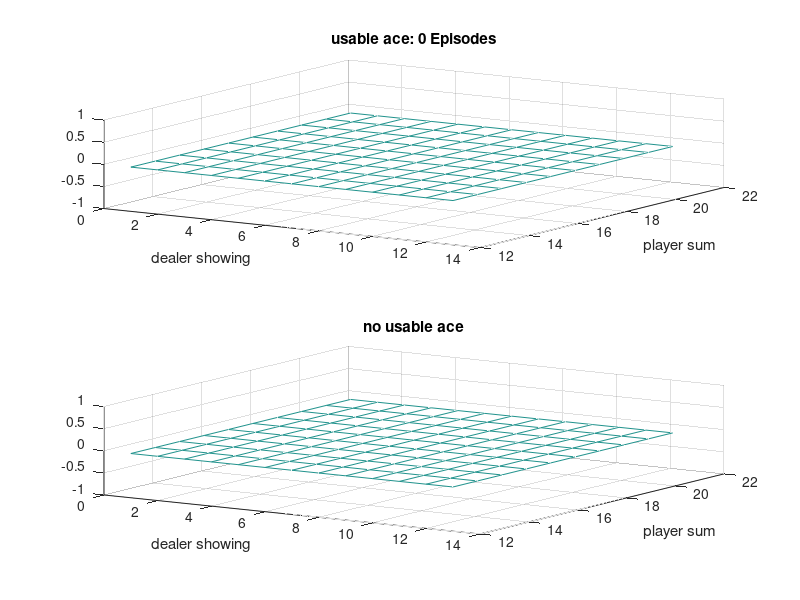
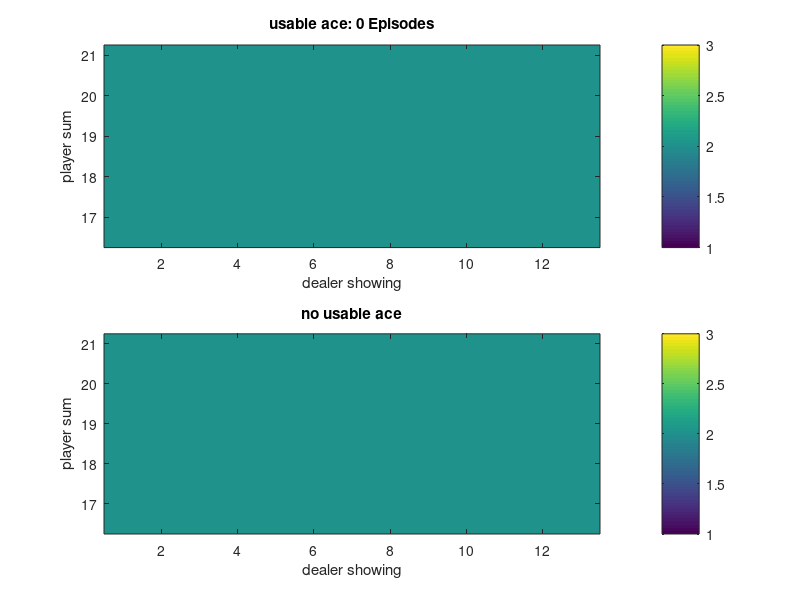

The MATLAB source for these figures, in order: (Note: this script raises an error after producing the figures.)
clear
clc

%% Blackjack Game Play

TOTAL_GAMES = 5e7;

% states
player_possible_sum = 12:21;
dealer_showing_card = 1:13;
ace_status = [1 2]; %["not usable","usable"];

% actions
player_actions = ["stick","hit"];

rand('seed',0);
randn('seed',0);

%% Monte Carlo Exploring Starts Method 

% Initialization

% Monte Carlo ES parameters

% our initial policy is to always hit "2"
Pi = 2*ones(length(player_possible_sum), length(dealer_showing_card), length(ace_status)); 

Q = zeros(length(player_possible_sum), length(dealer_showing_card), length(ace_status), length(player_actions));
V = zeros(length(player_possible_sum), length(dealer_showing_card), length(ace_status));

Returns = zeros(length(player_possible_sum), length(dealer_showing_card), length(ace_status), length(player_actions));
Counts = zeros(length(player_possible_sum), length(dealer_showing_card), length(ace_status), length(player_actions));
Q_matrix_size = [length(player_possible_sum), length(dealer_showing_card), length(ace_status), length(player_actions)];
state_matrix_size = [length(player_possible_sum), length(dealer_showing_card), length(ace_status)];

%% Computation

V_non_usable_ace = V(:,:,1);
V_usable_ace = V(:,:,2);

Pi_non_usable_ace = flip(Pi(:,:,1));
Pi_usable_ace = flip(Pi(:,:,2));
str = sprintf("usable ace: %d Episodes",0);

figure(1)
subplot(2,1,1);
v_ace = mesh(dealer_showing_card,player_possible_sum,V_usable_ace);
xlabel( 'dealer showing' ); ylabel( 'player sum' ); axis xy; view([33,39]);
v_title = title( str );
subplot(2,1,2);
v_non_ace = mesh(dealer_showing_card,player_possible_sum,V_non_usable_ace);
xlabel( 'dealer showing' ); ylabel( 'player sum' ); axis xy; view([33,39]);
title( 'no usable ace' );

figure(2)
subplot(2,1,1);
pi_ace = imagesc(dealer_showing_card,player_possible_sum,Pi_usable_ace); colorbar;
yticklabels(fliplr(player_possible_sum));
xlabel( 'dealer showing' ); ylabel( 'player sum' )
pi_title = title( str );
subplot(2,1,2);
pi_non_ace = imagesc(dealer_showing_card,player_possible_sum,Pi_non_usable_ace);  colorbar;
yticklabels(fliplr(player_possible_sum));
xlabel( 'dealer showing' ); ylabel( 'player sum' )
title( 'no usable ace' );

step_for_display = 10000;
count_for_display = 0;
for game_num = 0:TOTAL_GAMES
    
    % initialize deck per game
    deck = shuffle_cards();
    
    % player gets first two cards  
    player_cards = deck(1:2);
    [player_value, usable_ace] = hands_value(player_cards);
    deck(1:2) = []; % remove cards from deck
    
    % dealer gets two cards
    dealer_cards = deck(1:2);
    dealer_value = hands_value(dealer_cards);
    dealer_showing = dealer_cards(1);
    deck(1:2) = []; % remove cards from deck
    
    % player with less than 12 always hits
    while player_value < 12
        player_cards(end + 1) = deck(1); % hit
        deck(1) = []; % remove card from deck
        [player_value, usable_ace] = hands_value(player_cards);
    end
    
    % state depends on current player sum, dealer show card, usable ace
    state_visits = []; % start with empty history
    state_visits(1,:) = [player_value, dealer_showing, usable_ace];
    
    % action picked at visited state
    action_taken = []; % start with empty string array
   
    % EXPLORING START
    action_taken(1,:) = randi([1 2]);
    
    while (action_taken(end) == 2 && player_value < 22)
        
        % take next card
        player_cards(end + 1) = deck(1);
        deck(1) = [];
        player_value = hands_value(player_cards);
        state_visits(end+1,:) = [player_value, dealer_showing, usable_ace];
        
        if player_value <= 21
            action_taken(end+1,:) = Pi(player_value - 11, dealer_showing, usable_ace);
        else
            action_taken(end+1,:) = 1;
            break
        end
%         
%         if player_value > 19
%             action_taken(end+1,:) = 1; % player will stick only at 20 and 21
%         else
%             action_taken(end+1,:) = Pi(player_value - 11, dealer_showing, usable_ace);
%         end
        
    end
    
    % policy at dealer (hit until hand value is 17)
    
    while (dealer_value < 17)
        dealer_cards(end + 1) = deck(1);
        deck(1) = [];
        dealer_value = hands_value(dealer_cards);
    end
    
    % calculate rewards
    reward = calculate_reward(player_value,dealer_value);
    
    n_state_visited = size(state_visits,1);
    
    % policy evaluation
    for si = 1:n_state_visited
        
        % get state and action
        player_value_at_state = state_visits(si,1);
        dealer_showing_at_state = state_visits(si,2);
        usable_ace_at_state = state_visits(si,3);
        action_taken_at_state = action_taken(si);
        
        if player_value_at_state >= 12 && player_value_at_state <= 21
            
            % state-action evaluation
            state_action_value_index = sub2ind(Q_matrix_size,...
                                  player_value_at_state - 11,...
                                  dealer_showing_at_state,...
                                  usable_ace_at_state,...
                                  action_taken_at_state);
           
            Counts(state_action_value_index) = Counts(state_action_value_index) + 1;
            Returns(state_action_value_index) = Returns(state_action_value_index) + reward;
            Q(state_action_value_index) = Returns(state_action_value_index)./Counts(state_action_value_index);
            
            
            % policy improvement
            [Q_at_greedy_action, greedy_action] = max(Q(player_value_at_state-11,dealer_showing_at_state,usable_ace_at_state,:));
            
            policy_index = sub2ind(state_matrix_size,...
                               player_value_at_state - 11,...
                               dealer_showing_at_state,...
                               usable_ace_at_state);
            
            Pi(policy_index) = greedy_action;          
            
            % state value evaluation
            state_index = sub2ind(state_matrix_size,...
                               player_value_at_state - 11,...
                               dealer_showing_at_state,...
                               usable_ace_at_state);
           
            V(state_index) = Q_at_greedy_action;
        end
        
        
    end
    
    
    
    
%     if game_num == TEST_EPISODE
%         Vpi = Sreturns./Scounts;
% 
%         Vpi_non_usable_ace = Vpi(:,:,1);
%         Vpi_usable_ace = Vpi(:,:,2);
% 
%         figure(1)
%         subplot(2,1,1);
%         mesh(dealer_showing_card,player_possible_sum,Vpi_usable_ace);
%         xlabel( 'dealer showing' ); ylabel( 'player sum' ); axis xy; view([33,39]);
%         title( 'usable ace: 100000 Episodes' )
%         subplot(2,1,2);
%         mesh(dealer_showing_card,player_possible_sum,Vpi_non_usable_ace);
%         xlabel( 'dealer showing' ); ylabel( 'player sum' ); axis xy; view([33,39]);
%         title( 'no usable ace' );
%     
%     end
    
    if count_for_display == game_num
        pi_non_ace.CData = flip(Pi(:,:,1));
        pi_ace.CData = flip(Pi(:,:,2));
        v_ace.ZData = V(:,:,1);
        v_ace.CData = V(:,:,1);
        v_non_ace.ZData = V(:,:,2);
        v_non_ace.CData = V(:,:,2);
        str = sprintf("usable ace: %d Episodes",game_num);
        v_title.String = str;
        pi_title.String = str;
        drawnow;
        count_for_display = count_for_display + step_for_display;
    end
end

V_non_usable_ace = V(:,:,1);
V_usable_ace = V(:,:,2);

Pi_non_usable_ace = flip(Pi(:,:,1));
Pi_usable_ace = flip(Pi(:,:,2));

str = sprintf("usable ace: %d Episodes",TOTAL_GAMES);



















